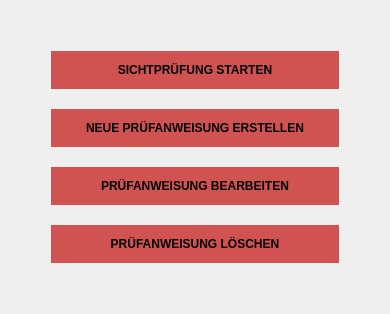
      <widget class="QWidget" name="hauptmenue">
       <layout class="QHBoxLayout" name="horizontalLayout_4">
        <item>
         <spacer name="linksHauptmenueSpacer">
          <property name="orientation">
           <enum>Qt::Orientation::Horizontal</enum>
          </property>
          <property name="sizeHint" stdset="0">
           <size>
            <width>40</width>
            <height>20</height>
           </size>
          </property>
         </spacer>
        </item>
        <item>
         <layout class="QVBoxLayout" name="hauptmenueButtons">
          <property name="spacing">
           <number>20</number>
          </property>
          <item>
           <spacer name="obenHauptmenueSpacer">
            <property name="orientation">
             <enum>Qt::Orientation::Vertical</enum>
            </property>
            <property name="sizeHint" stdset="0">
             <size>
              <width>20</width>
              <height>40</height>
             </size>
            </property>
           </spacer>
          </item>
          <item>
           <widget class="QPushButton" name="sichtpruefungStarten">
            <property name="cursor">
             <cursorShape>PointingHandCursor</cursorShape>
            </property>
            <property name="styleSheet">
             <string notr="true">QPushButton {
	border: none;
	background-color: rgb(208, 83, 82);
	font: 14pt &quot;Segoe UI&quot;;
	font-weight: bold;
	padding-left:35;
	padding-right:35;
	padding-top:12;
	padding-bottom:12;
}
QPushButton:hover {
	background-color: rgb(150, 60, 59);
}
QPushButton:pressed {
	background-color: rgb(208, 83, 82);
}</string>
            </property>
            <property name="text">
             <string>SICHTPRÜFUNG STARTEN</string>
            </property>
           </widget>
          </item>
          <item>
           <widget class="QPushButton" name="neuePruefanweisung">
            <property name="cursor">
             <cursorShape>PointingHandCursor</cursorShape>
            </property>
            <property name="styleSheet">
             <string notr="true">QPushButton {
	border: none;
	background-color: rgb(208, 83, 82);
	font: 14pt &quot;Segoe UI&quot;;
	font-weight: bold;
	padding-left:35;
	padding-right:35;
	padding-top:12;
	padding-bottom:12;
}
QPushButton:hover {
	background-color: rgb(150, 60, 59);
}
QPushButton:pressed {
	background-color: rgb(208, 83, 82);
}</string>
            </property>
            <property name="text">
             <string>NEUE PRÜFANWEISUNG ERSTELLEN</string>
            </property>
           </widget>
          </item>
          <item>
           <widget class="QPushButton" name="pruefanweisungBearbeiten">
            <property name="cursor">
             <cursorShape>PointingHandCursor</cursorShape>
            </property>
            <property name="styleSheet">
             <string notr="true">QPushButton {
	border: none;
	background-color: rgb(208, 83, 82);
	font: 14pt &quot;Segoe UI&quot;;
	font-weight: bold;
	padding-left:35;
	padding-right:35;
	padding-top:12;
	padding-bottom:12;
}
QPushButton:hover {
	background-color: rgb(150, 60, 59);
}
QPushButton:pressed {
	background-color: rgb(208, 83, 82);
}</string>
            </property>
            <property name="text">
             <string>PRÜFANWEISUNG BEARBEITEN</string>
            </property>
           </widget>
          </item>
          <item>
           <widget class="QPushButton" name="pruefanweisungLoeschen">
            <property name="cursor">
             <cursorShape>PointingHandCursor</cursorShape>
            </property>
            <property name="styleSheet">
             <string notr="true">QPushButton {
	border: none;
	background-color: rgb(208, 83, 82);
	font: 14pt &quot;Segoe UI&quot;;
	font-weight: bold;
	padding-left:35;
	padding-right:35;
	padding-top:12;
	padding-bottom:12;
}
QPushButton:hover {
	background-color: rgb(150, 60, 59);
}
QPushButton:pressed {
	background-color: rgb(208, 83, 82);
}</string>
            </property>
            <property name="text">
             <string>PRÜFANWEISUNG LÖSCHEN</string>
            </property>
           </widget>
          </item>
          <item>
           <spacer name="untenHauptmenueSpacer">
            <property name="orientation">
             <enum>Qt::Orientation::Vertical</enum>
            </property>
            <property name="sizeHint" stdset="0">
             <size>
              <width>20</width>
              <height>40</height>
             </size>
            </property>
           </spacer>
          </item>
         </layout>
        </item>
        <item>
         <spacer name="rechtsHauptmenueSpacer">
          <property name="orientation">
           <enum>Qt::Orientation::Horizontal</enum>
          </property>
          <property name="sizeHint" stdset="0">
           <size>
            <width>40</width>
            <height>20</height>
           </size>
          </property>
         </spacer>
        </item>
       </layout>
      </widget>
